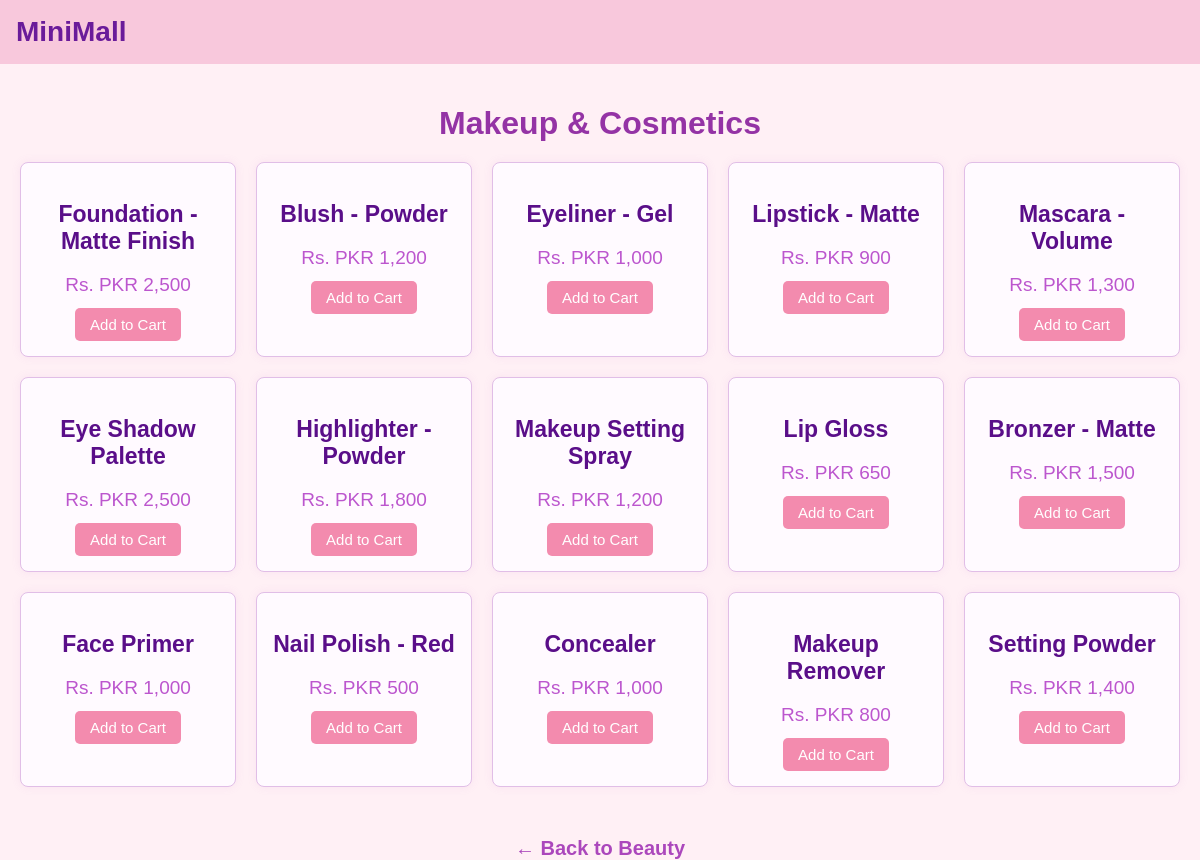
The app's page /beautyphp/makeup.php with its own data.
### tables this page shows
CREATE TABLE CT_05_Subcategory_Items (
    category_id VARCHAR(10),   
    subcategory_id VARCHAR(10),   
    subcategory_name VARCHAR(100),   
    item_id VARCHAR(10),   
    item_name VARCHAR(100),   
    price VARCHAR(50),   
    PRIMARY KEY (category_id, subcategory_id, item_id),   
    FOREIGN KEY (category_id) REFERENCES category(category_id),   
    FOREIGN KEY (subcategory_id) REFERENCES ct_05_beauty_personal_care(subcategory_id)   
);

### beautyphp/makeup.php (the view, shortened to what this page needs)
<?php
$conn = new mysqli("localhost", "root", "", "mall");
$sql = "SELECT item_id, item_name, price FROM ct_05_subcategory_items WHERE subcategory_id = 'BP-03'";
$result = $conn->query($sql);
?>
<!DOCTYPE html>
<html lang="en">
<head>
  <link rel="stylesheet" href="items.css" />
</head>
<body>
  <header>
    <div class="logo">MiniMall</div>
  </header>
  <div class="container">
    <h1>Makeup & Cosmetics</h1>
    <div class="subcategory-grid">
      <?php while($row = $result->fetch_assoc()): ?>
         <div class="subcategory-card">
          <h3><?= htmlspecialchars($row['item_name']) ?></h3>
          <p>Rs. <?= htmlspecialchars($row['price']) ?></p>
          <form method="POST" action="../add_to_cart.php">
  <button class="add-to-cart" type="submit">Add to Cart</button>
</form>
        </div>
      <?php endwhile; ?>
    </div>
  </div>
  <nav class="back-home">
    <a href="../beauty.php">← Back to Beauty</a>
  </nav>
</body>
</html>

### beautyphp/items.css (style rules this page uses)
body { font-family: sans-serif; background: #fff0f5; margin: 0; padding: 0; }
header { background-color: #f8c8dc; color: #6a1b9a; padding: 1rem; }
.logo { font-size: 28px; font-weight: bold; }
.container { padding: 20px; text-align: center; }
h1 { color: #9433a5; margin-bottom: 20px; }
.subcategory-grid { display: grid; grid-template-columns: repeat(auto-fill, minmax(200px, 1fr)); gap: 20px; margin-top: 20px; }
.subcategory-card { background-color: #fffaff; border: 1px solid #e1bee7; border-radius: 8px; padding: 15px; text-align: center; box-shadow: 0 0 10px rgba(186, 104, 200, 0.1); }
.subcategory-card h3 { font-size: 23px; color: #5a0e89; margin-bottom: 10px; }
.subcategory-card p { font-size: 19px; color: #bc56ce; margin-bottom: 12px; }
.add-to-cart { background-color: #f38bae; color: white; border: none; padding: 8px 15px; border-radius: 5px; cursor: pointer; font-size: 15px; }
.back-home { text-align: center; margin-top: 30px; font-size: 20px; }
.back-home a { text-decoration: none; color: #ab47bc; font-weight: bold; }

### records on screen
ct_05_subcategory_items: item_name "Foundation - Matte Finish", price "PKR 2,500"
ct_05_subcategory_items: item_name "Blush - Powder", price "PKR 1,200"
ct_05_subcategory_items: item_name "Eyeliner - Gel", price "PKR 1,000"
ct_05_subcategory_items: item_name "Lipstick - Matte", price "PKR 900"
ct_05_subcategory_items: item_name "Mascara - Volume", price "PKR 1,300"
ct_05_subcategory_items: item_name "Eye Shadow Palette", price "PKR 2,500"
ct_05_subcategory_items: item_name "Highlighter - Powder", price "PKR 1,800"
ct_05_subcategory_items: item_name "Makeup Setting Spray", price "PKR 1,200"
ct_05_subcategory_items: item_name "Lip Gloss", price "PKR 650"
ct_05_subcategory_items: item_name "Bronzer - Matte", price "PKR 1,500"
ct_05_subcategory_items: item_name "Face Primer", price "PKR 1,000"
ct_05_subcategory_items: item_name "Nail Polish - Red", price "PKR 500"
ct_05_subcategory_items: item_name "Concealer", price "PKR 1,000"
ct_05_subcategory_items: item_name "Makeup Remover", price "PKR 800"
ct_05_subcategory_items: item_name "Setting Powder", price "PKR 1,400"
